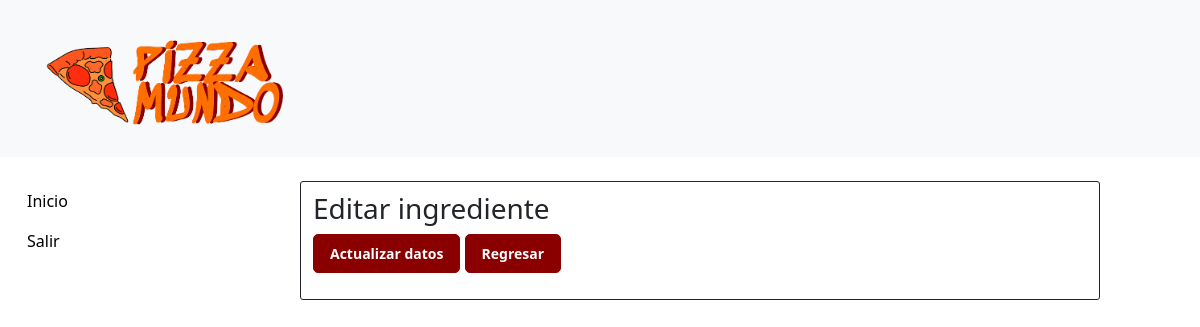
Page /html/Produccion/editar_ingrediente_receta.php?editid=1 on the earlier database version.
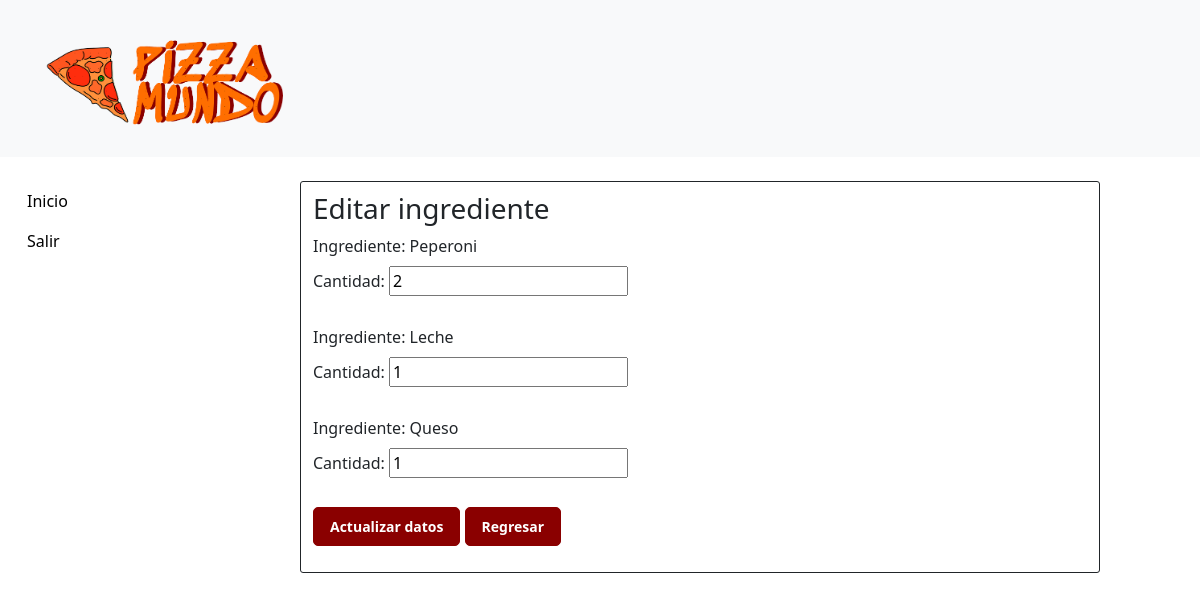
Same page on the later database version.
### tables this page shows
CREATE TABLE `ingredientes_receta` (
  `Codigo` varchar(100) NOT NULL,
  `Nombre` varchar(100) NOT NULL,
  `Cantidad` float NOT NULL,
  `PrecioUnidad` float NOT NULL,
  `PrecioTotal` float NOT NULL
);

### html/Produccion/editar_ingrediente_receta.php (the view, shortened to what this page needs)
<?php
include('../dbconnection.php');
?>
<!doctype html>
<html>
<head>
    <link rel="stylesheet" href="https://stackpath.bootstrapcdn.com/bootstrap/4.5.0/css/bootstrap.min.css">
    <link rel="stylesheet" href="https://maxcdn.bootstrapcdn.com/font-awesome/4.7.0/css/font-awesome.min.css">
    <link rel="stylesheet" href="../../css/estiloIndex.css">
    <link href="../../css/estilo_inicio_administrador.css" rel="stylesheet" type="text/css">
    <link href="https://cdn.jsdelivr.net/npm/bootstrap@5.3.0/dist/css/bootstrap.min.css" rel="stylesheet"
>
</head>
<body>
    <header>
        <nav class="navbar bg-body-tertiary mb-4">
            <div class="container-fluid">
                <a class="navbar-brand" href="inicio_administrador.html">
                    <img src="../../img/logo-icon-both.png" alt="Logo" width="300px" height="130px"
                        class="d-inline-block align-text-top">
                </a>
            </div>
        </nav>
    </header>
    <div class="container-fluid">
        <div class="row">
            <div class="col-sm-12 col-md-12 col-lg-3 col-xl-3 ">
                <nav>
                    <ul class="nav flex-column">
                        <li class="nav-item">
                            <a href="index.php">Inicio</a>
                        </li>
                        <li class="nav-item">
                            <a href="../cerrar_sesion.php">Salir</a>
                        </li>
                    </ul>
                </nav>
            </div>
            <div class="col col-sm-12 col-md-12 col-lg-8 col-xl-8 m-0">
                <h3>Editar ingrediente</h3>
                <form action="" method="POST">
                    <?php
                    $eid = $_GET['editid'];
                    $ret = mysqli_query($con, "select * from ingredientes_receta where Codigo='$eid'");
                    while ($row = mysqli_fetch_array($ret)) {
                        ?>
                        <div class="form-group">
                            <label for="cantidad">Ingrediente:
                                <?php echo $row['Nombre']; ?>
                            </label><br>
                            <label for="cantidad">Cantidad:</label>
                            <input type="number" id="cantidad" name="cantidad" step="0.01" value="<?php echo $row['Cantidad']; ?>"
                                required><br><br>
                            <?php
                    } ?>
                        <div class="form-group">
                            <button type="submit" class="boton perz" name="submit_cantidad">Actualizar datos</button>
                            <a href="index.php" class="boton perz">Regresar</a>
                        </div>
                </form>
            </div>
        </div>
    </div>
</body>
</html>

### css/estiloIndex.css (style rules this page uses)
body { color: #566787; background: #f5f5f5; font-family: 'Roboto', sans-serif; }

### css/estilo_inicio_administrador.css (style rules this page uses)
body { font-family: 'Averia Serif Libre', cursive; margin: 0; background-color: #e94b01; }
ul { list-style-type: none; margin: 0; padding: 0; background-color: white; }
li a { display: block; padding: 8px 15px; color: #000; text-decoration: none; }
.col { padding: 10px; border: 1px solid; border-radius: 3px; }
.boton { display: inline-block; padding: 8px 16px; font-size: 14px; font-weight: bold; text-decoration: none; border: 1px solid #ccc; border-radius: 5px; cursor: pointer; text-align: center; white-space: nowrap; }
.perz { color: #fff; background-color: #8a0000; border-color: #8a0000; }

Differences in the rows shown:
added ingredientes_receta: Nombre "Peperoni", cantidad "2"
added ingredientes_receta: Nombre "Leche", cantidad "1"
added ingredientes_receta: Nombre "Queso", cantidad "1"
